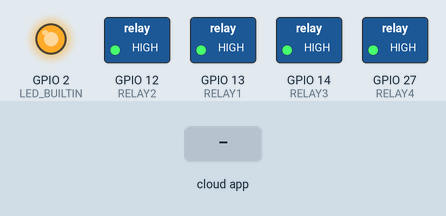
Bench run of a sketch on a simulated ESP32. On the bench: switched loads named in the sketch (green lamp = pin HIGH), output pins drawn as LEDs (lit = HIGH). The inputs (shaded band) are chosen by the test bench. WiFi joins after 1.5 s; servers stay silent unless stated; the Firebase database answers and starts empty; what the sketch prints to the serial monitor is not drawn.

Above: at 2.7 s.
2.8 s: the phone or cloud app sets Relay1 to 1
At 3.5 s:
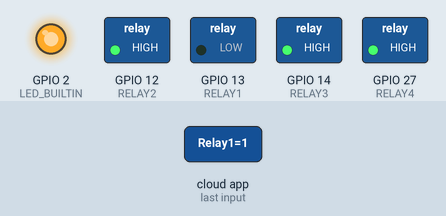
4.3 s: the phone or cloud app sets Relay2 to 1
At 5.7 s:
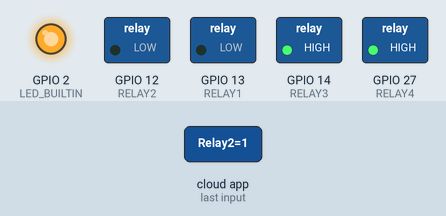
6.3 s: the phone or cloud app sets Relay3 to 1
At 7.8 s:
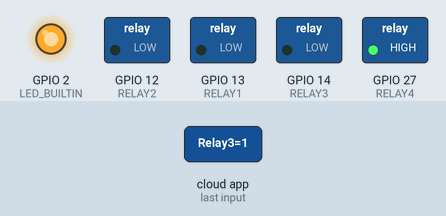
8.2 s: the phone or cloud app sets Relay4 to 1
At 9.9 s:
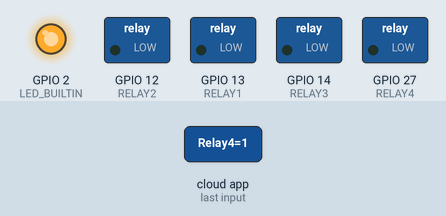
10.2 s: the phone or cloud app sets Relay1 to 0
At 11.0 s:
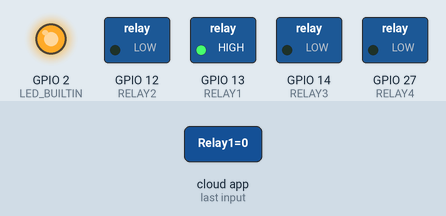
12.1 s: the phone or cloud app sets Relay2 to 0
At 13.1 s:
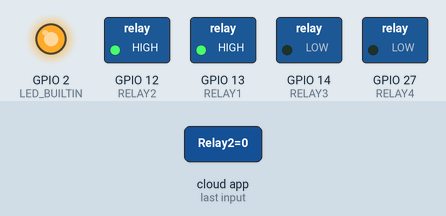
Timing chart, 0 to 15.1 s (numbered marks = the images above; inputs shaded):
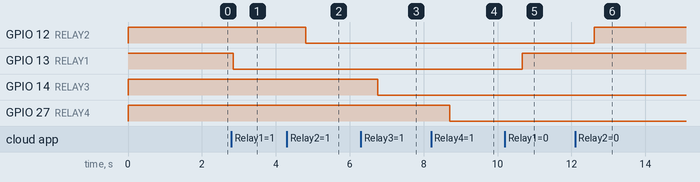

Measured:
- after the input at 2.8 s, GPIO 13 (RELAY1): HIGH → LOW after 0.05 s
- after the input at 4.3 s, GPIO 12 (RELAY2): HIGH → LOW after 0.51 s
- after the input at 6.3 s, GPIO 14 (RELAY3): HIGH → LOW after 0.46 s
- after the input at 8.2 s, GPIO 27 (RELAY4): HIGH → LOW after 0.51 s
- after the input at 10.2 s, GPIO 13 (RELAY1): LOW → HIGH after 0.46 s
- after the input at 12.1 s, GPIO 12 (RELAY2): LOW → HIGH after 0.51 s

The sketch:

main.ino
```cpp
#include <WiFi.h>
#include <Firebase_ESP_Client.h>
//Provide the token generation process info.
#include "addons/TokenHelper.h"
//Provide the RTDB payload printing info and other helper functions.
#include "addons/RTDBHelper.h"


// Insert your network credentials
#define WIFI_SSID ""
#define WIFI_PASSWORD ""

// Insert Firebase project API Key and database url
#define DATABASE_URL "https://databaseurl"
#define API_KEY "PROJECT_API_KEY"


//Define Firebase Data object
FirebaseData fbdo;

FirebaseAuth auth;
FirebaseConfig config;

unsigned long sendDataPrevMillis = 0;
bool intValue;
float floatValue;
bool signupOK = false;

#define RELAY1 13
#define RELAY2 12
#define RELAY3 14
#define RELAY4 27

void setup() {
  Serial.begin(115200);
  pinMode(LED_BUILTIN, OUTPUT);
  pinMode(RELAY1, OUTPUT);
  pinMode(RELAY2, OUTPUT);
  pinMode(RELAY3, OUTPUT);
  pinMode(RELAY4, OUTPUT);
  digitalWrite(RELAY1, HIGH);
  digitalWrite(RELAY2, HIGH);
  digitalWrite(RELAY3, HIGH);
  digitalWrite(RELAY4, HIGH);
  WiFi.begin(WIFI_SSID, WIFI_PASSWORD);
  Serial.print("Connecting to Wi-Fi");
  while (WiFi.status() != WL_CONNECTED) {
    Serial.print(".");
    delay(300);
  }
  Serial.println();
  Serial.print("Connected with IP: ");
  Serial.println(WiFi.localIP());
  Serial.println();
  digitalWrite(LED_BUILTIN, HIGH);
  /* Assign the api key (required) */
  config.api_key = API_KEY;

  /* Assign the RTDB URL (required) */
  config.database_url = DATABASE_URL;

  /* Sign up */
  if (Firebase.signUp(&config, &auth, "", "")) {
    Serial.println("ok");
    signupOK = true;
  }
  else {
    Serial.printf("%s\n", config.signer.signupError.message.c_str());
  }

  /* Assign the callback function for the long running token generation task */
  config.token_status_callback = tokenStatusCallback; //see addons/TokenHelper.h

  Firebase.begin(&config, &auth);
  Firebase.reconnectWiFi(true);
}

void loop() {
 if (Firebase.ready() && signupOK && (millis() - sendDataPrevMillis > 500 || sendDataPrevMillis == 0)) {
    digitalWrite(LED_BUILTIN, HIGH);
    sendDataPrevMillis = millis();
    if (Firebase.RTDB.getBool(&fbdo, "/Data/Relay1")) {
        Serial.print(fbdo.boolData());
        if(!fbdo.boolData()){
          digitalWrite(RELAY1, HIGH);
        }
        else{
          digitalWrite(RELAY1, LOW);
        }
    }
    if (Firebase.RTDB.getBool(&fbdo, "/Data/Relay2")) {
        Serial.print(fbdo.boolData());
        if(!fbdo.boolData()){
          digitalWrite(RELAY2, HIGH);
        }
        else{
          digitalWrite(RELAY2, LOW);
        }
    }
    if (Firebase.RTDB.getBool(&fbdo, "/Data/Relay3")) {
        Serial.print(fbdo.boolData());
        if(!fbdo.boolData()){
          digitalWrite(RELAY3, HIGH);
        }
        else{
          digitalWrite(RELAY3, LOW);
        }
    }
    if (Firebase.RTDB.getBool(&fbdo, "/Data/Relay4")) {
        Serial.print(fbdo.boolData());
        if(!fbdo.boolData()){
          digitalWrite(RELAY4, HIGH);
        }
        else{
          digitalWrite(RELAY4, LOW);
        }
    }
  }
  else{
    digitalWrite(LED_BUILTIN, LOW);
  }
}
```
